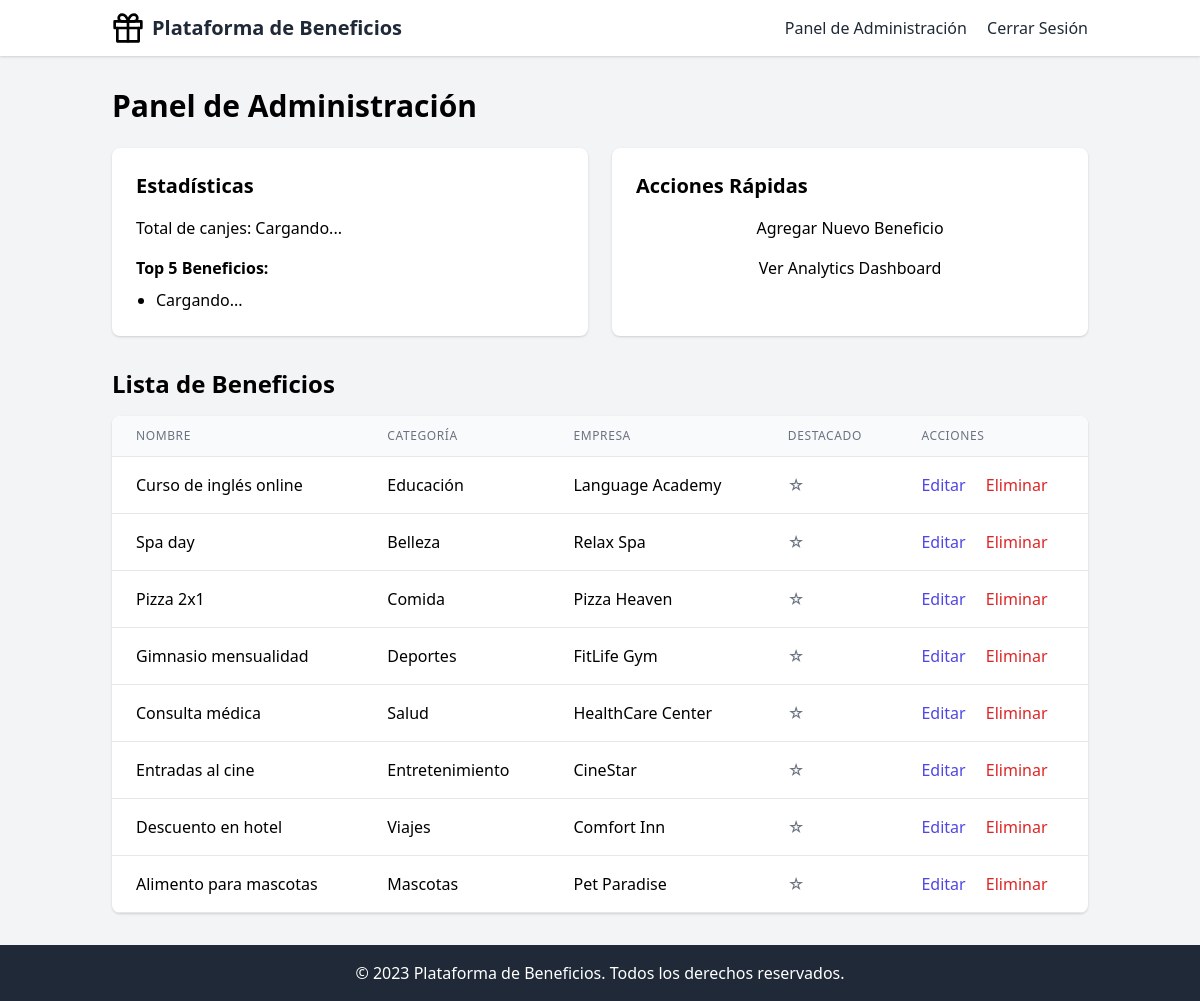
The app's page /admin/dashboard (signed in), older data.
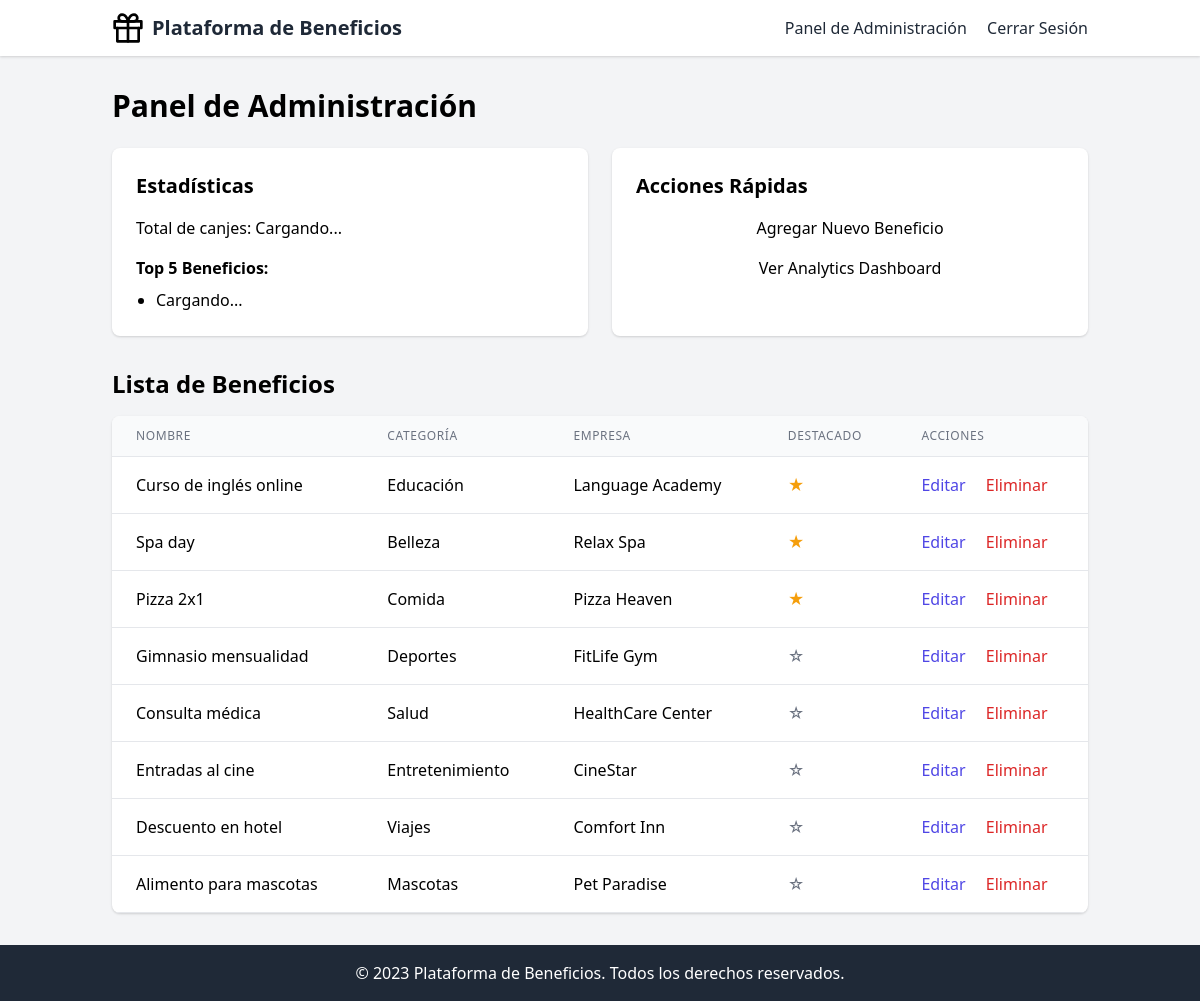
The same page, newer data.
### app/models.py (models this page shows)
class Benefit(db.Model):
    id = db.Column(db.Integer, primary_key=True)
    name = db.Column(db.String(128), index=True)
    description = db.Column(db.Text)
    image_url = db.Column(db.String(256))
    company = db.Column(db.String(128))
    category_id = db.Column(db.Integer, db.ForeignKey('category.id'))
    redemptions = db.relationship('Redemption', backref='benefit', lazy='dynamic')
    featured = db.Column(db.Boolean, default=False)  # New field for featured benefits

class Category(db.Model):
    id = db.Column(db.Integer, primary_key=True)
    name = db.Column(db.String(64), index=True, unique=True)
    benefits = db.relationship('Benefit', backref='category', lazy='dynamic')

### app/admin/routes.py (the view)
@bp.route('/dashboard')
@login_required
def dashboard():
    benefits = Benefit.query.all()
    categories = Category.query.all()
    return render_template('admin/dashboard.html', benefits=benefits, categories=categories)

### app/models.py (called while the page is built)
@login_manager.user_loader
def load_user(id):
    return User.query.get(int(id))

### templates/admin/dashboard.html (shortened to what this page needs)
{% extends "base.html" %}
{% block content %}
<h1 class="text-3xl font-bold mb-6">Panel de Administración</h1>
<div class="grid grid-cols-1 md:grid-cols-2 gap-6 mb-8">
    <div class="bg-white rounded-lg shadow p-6">
        <h2 class="text-xl font-semibold mb-4">Estadísticas</h2>
        <p>Total de canjes: <span id="total-redemptions">Cargando...</span></p>
        <h3 class="font-semibold mt-4 mb-2">Top 5 Beneficios:</h3>
        <ul id="top-benefits" class="list-disc pl-5">
            <li>Cargando...</li>
        </ul>
    </div>
    <div class="bg-white rounded-lg shadow p-6">
        <h2 class="text-xl font-semibold mb-4">Acciones Rápidas</h2>
        <a href="{{ url_for('admin.add_benefit') }}" class="btn-primary block text-center mb-4">Agregar Nuevo Beneficio</a>
        <a href="{{ url_for('admin.analytics') }}" class="btn-primary block text-center">Ver Analytics Dashboard</a>
    </div>
</div>
<h2 class="text-2xl font-semibold mb-4">Lista de Beneficios</h2>
<div class="overflow-x-auto bg-white rounded-lg shadow">
    <table class="min-w-full">
        <thead>
            <tr>
                <th class="px-6 py-3 border-b border-gray-200 bg-gray-50 text-left text-xs leading-4 font-medium text-gray-500 uppercase tracking-wider">Nombre</th>
                <th class="px-6 py-3 border-b border-gray-200 bg-gray-50 text-left text-xs leading-4 font-medium text-gray-500 uppercase tracking-wider">Categoría</th>
                <th class="px-6 py-3 border-b border-gray-200 bg-gray-50 text-left text-xs leading-4 font-medium text-gray-500 uppercase tracking-wider">Empresa</th>
                <th class="px-6 py-3 border-b border-gray-200 bg-gray-50 text-left text-xs leading-4 font-medium text-gray-500 uppercase tracking-wider">Destacado</th>
                <th class="px-6 py-3 border-b border-gray-200 bg-gray-50 text-left text-xs leading-4 font-medium text-gray-500 uppercase tracking-wider">Acciones</th>
            </tr>
        </thead>
        <tbody>
            {% for benefit in benefits %}
            <tr>
                <td class="px-6 py-4 whitespace-no-wrap border-b border-gray-200">{{ benefit.name }}</td>
                <td class="px-6 py-4 whitespace-no-wrap border-b border-gray-200">{{ benefit.category.name }}</td>
                <td class="px-6 py-4 whitespace-no-wrap border-b border-gray-200">{{ benefit.company }}</td>
                <td class="px-6 py-4 whitespace-no-wrap border-b border-gray-200">
                    <form action="{{ url_for('admin.toggle_featured', id=benefit.id) }}" method="POST" class="inline">
                        <button type="submit" class="{% if benefit.featured %}text-yellow-500{% else %}text-gray-500{% endif %} hover:text-yellow-700">
                            {% if benefit.featured %}★{% else %}☆{% endif %}
                        </button>
                    </form>
                </td>
                <td class="px-6 py-4 whitespace-no-wrap border-b border-gray-200">
                    <a href="{{ url_for('admin.edit_benefit', id=benefit.id) }}" class="text-indigo-600 hover:text-indigo-900 mr-4">Editar</a>
                    <form class="delete-form inline" action="{{ url_for('admin.delete_benefit', id=benefit.id) }}" method="POST">
                        <button type="submit" class="text-red-600 hover:text-red-900">Eliminar</button>
                    </form>
                </td>
            </tr>
            {% endfor %}
        </tbody>
    </table>
</div>
{% endblock %}

Row changes from the older to the newer data that the page shows:
changed Benefit "Curso de inglés online": featured "☆" → "★"
changed Benefit "Spa day": featured "☆" → "★"
changed Benefit "Pizza 2x1": featured "☆" → "★"
